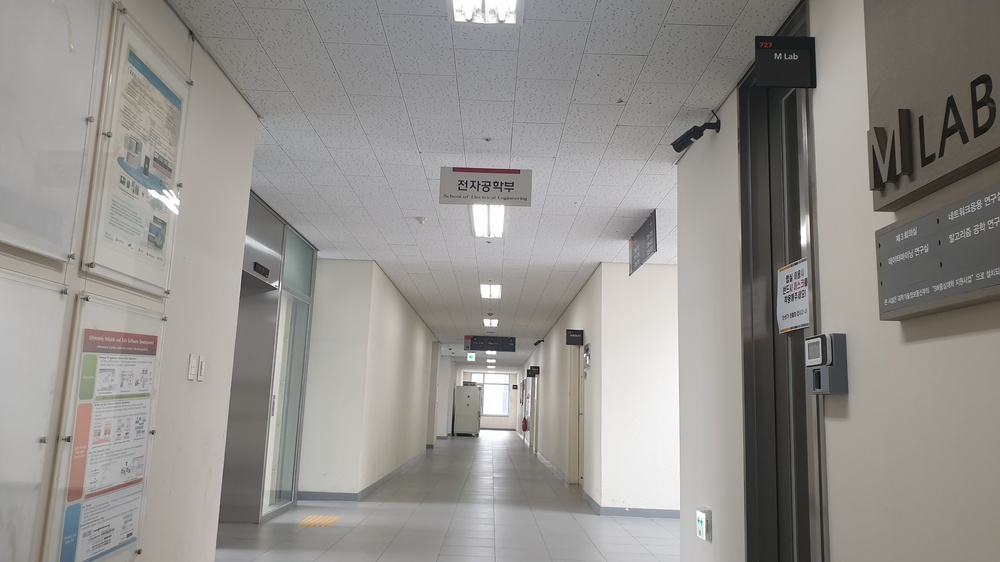
#> input picture src/util/Number Recognition/test.jpg, 1000 x 562 px, shrunk from 2560 x 1440 before the run
$ python rectangle.py
#> lines starting #> are read from the running program, lines starting #| are printed output that depends on the picture; after the words box and inside, x2 and y2 are one past the last pixel; in counts of white or black regions, pixels touching at a corner belong together
import cv2 as cv

def setLabel(image, str, contour):
    (text_width, text_height), baseline = cv.getTextSize(str, cv.FONT_HERSHEY_SIMPLEX, 0.7, 1)
    x,y,width,height = cv.boundingRect(contour)
    pt_x = x+int((width-text_width)/2)
    pt_y = y+int((height + text_height)/2)
    cv.rectangle(image, (pt_x, pt_y+baseline), (pt_x+text_width, pt_y-text_height), (200,200,200), cv.FILLED)
    cv.putText(image, str, (pt_x, pt_y), cv.FONT_HERSHEY_SIMPLEX, 0.7, (0,0,0), 1, 8)


img_color = cv.imread('test.jpg', cv.IMREAD_COLOR)
#> img_color is the input picture: shape (562, 1000, 3); mean B, G, R 141.4, 145.3, 147.7
cv.imshow('result', img_color)
cv.waitKey(0)

img_gray = cv.cvtColor(img_color, cv.COLOR_BGR2GRAY)
cv.imshow('result', img_gray)
cv.waitKey(0)

ret,img_binary = cv.threshold(img_gray, 50, 255, cv.THRESH_BINARY)
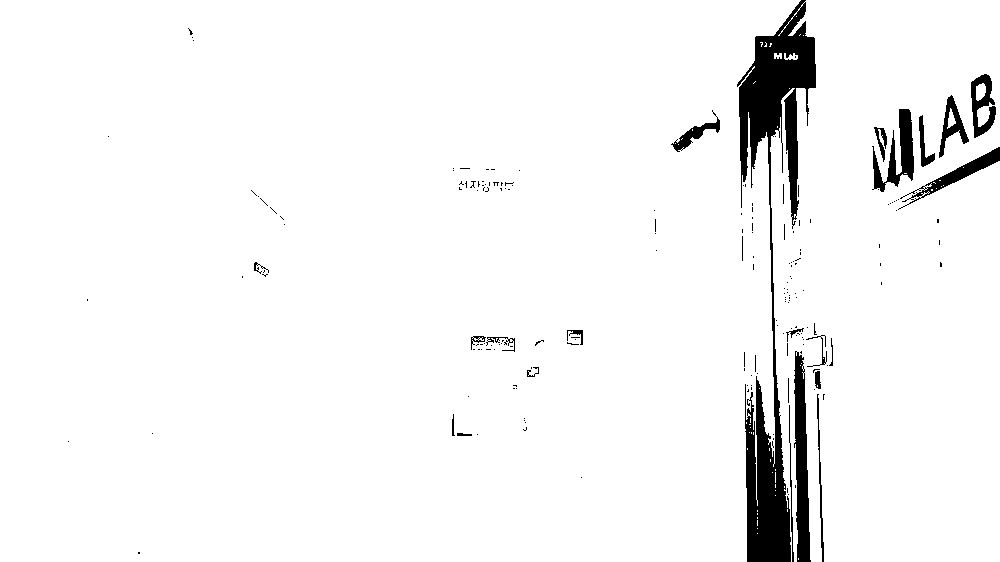
#> img_binary: shape (562, 1000); 95.9% white; 191 black regions (166 under 20 px)
cv.imshow('result', img_binary)
cv.waitKey(0)

contours, hierarchy = cv.findContours(img_binary, cv.RETR_EXTERNAL, cv.CHAIN_APPROX_SIMPLE)
#> contours = 48 contours, 44 with area under 20; largest, box (x1, y1, x2, y2) and area: (0, 0, 801, 562) 425547, (770, 0, 1000, 562) 115080, (784, 53, 798, 60) 43, (774, 53, 782, 59) 24

for cnt in contours:
    size = len(cnt)
    print(size)

    epsilon = 0.005 * cv.arcLength(cnt, True)
    approx = cv.approxPolyDP(cnt, epsilon, True)

    size = len(approx)
    print(size)

    cv.line(img_color, tuple(approx[0][0]), tuple(approx[size-1][0]), (0, 255, 0), 3)
    for k in range(size-1):
        cv.line(img_color, tuple(approx[k][0]), tuple(approx[k+1][0]), (0, 255, 0), 3)

    if cv.isContourConvex(approx):
        if size == 3:
            setLabel(img_color, "triangle", cnt)
        elif size == 4:
            setLabel(img_color, "rectangle", cnt)
        elif size == 5:
            setLabel(img_color, "pentagon", cnt)
        elif size == 6:
            setLabel(img_color, "hexagon", cnt)
        elif size == 8:
            setLabel(img_color, "octagon", cnt)
        elif size == 10:
            setLabel(img_color, "decagon", cnt)
        else:
            setLabel(img_color, str(size), cnt)
    else:
        setLabel(img_color, str(size), cnt)
#> this loop made 48 passes
#> (epsilon, approx) on passes 1, 4, 5, 6, 7, 8, 11, 12, 13, 15, 16, 17: (0.01, [[798, 558], [798, 559]]), (0.05, [[757, 520], [757, 525]]), (0.01, [[757, 517], [757, 518]]), (0.01, [[757, 513], [757, 514]]), (0.01, [[757, 510], [757, 511]]), (0.02, [[787, 509], [787, 511]]), (0.01, [[784, 486], [784, 487]]), (0.03, [[775, 484], [775, 487]]), (0.1, [[775, 472], [775, 482]]), (0.01, [[775, 469], [775, 470]]), (0.02, [[770, 459], [770, 461]]), (0.02, [[769, 448], [769, 450]])
#> epsilon on passes 2, 3, 9, 10, 14, 21: 0, 0, 0, 0, 0, 0
#> (printed output is left out)
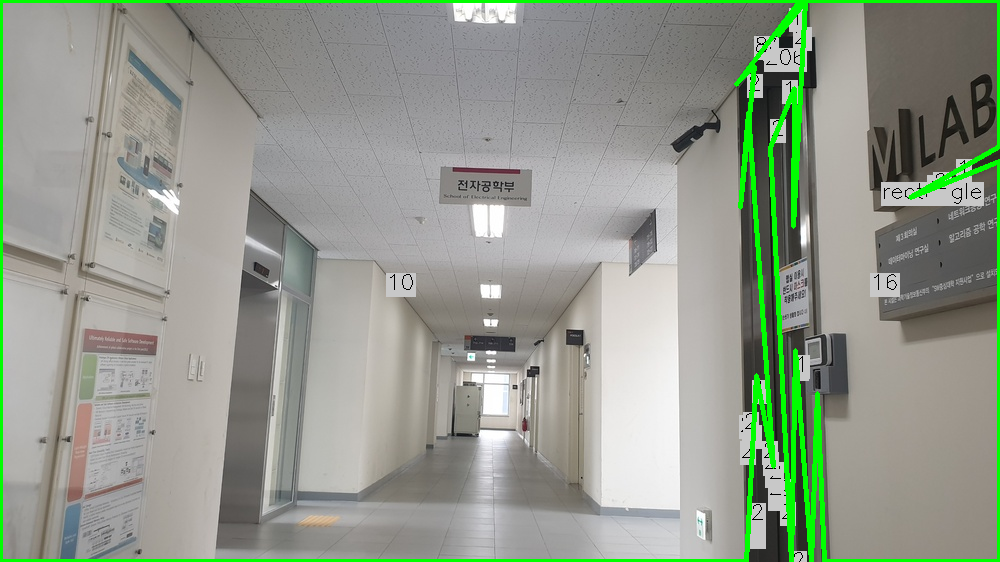
#> img_color: shape (562, 1000, 3); 5.52% of pixels changed, all inside (x1, y1, x2, y2) = (0, 0, 1000, 562)

cv.imshow('result', img_color)
cv.waitKey(0)
